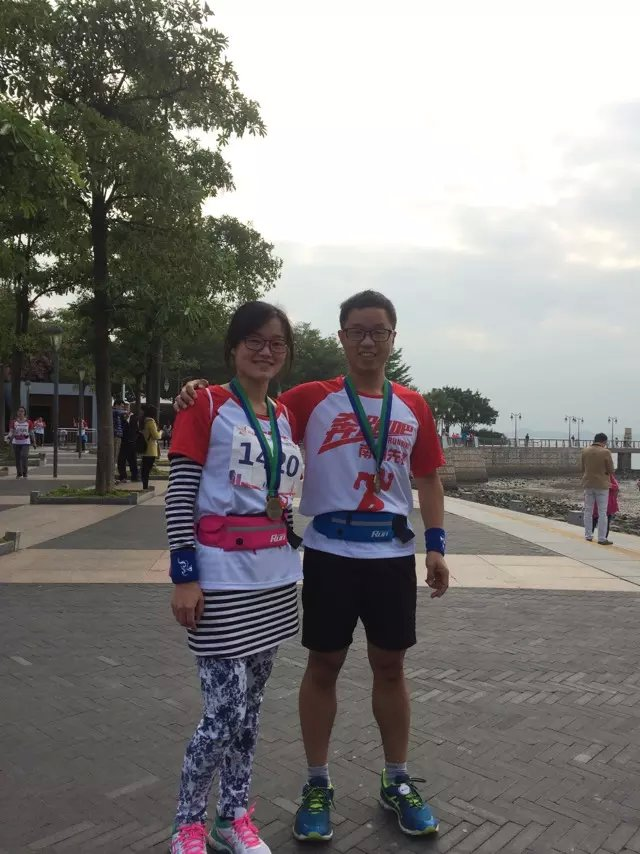
#> input picture psb-3.jpeg, 640 x 854 px
$ python cv1.2.2.py
#> lines starting #> are read from the running program, lines starting #| are printed output that depends on the picture
from PIL import Image
from pylab import *

im = array(Image.open('psb-3.jpeg').convert('L'))
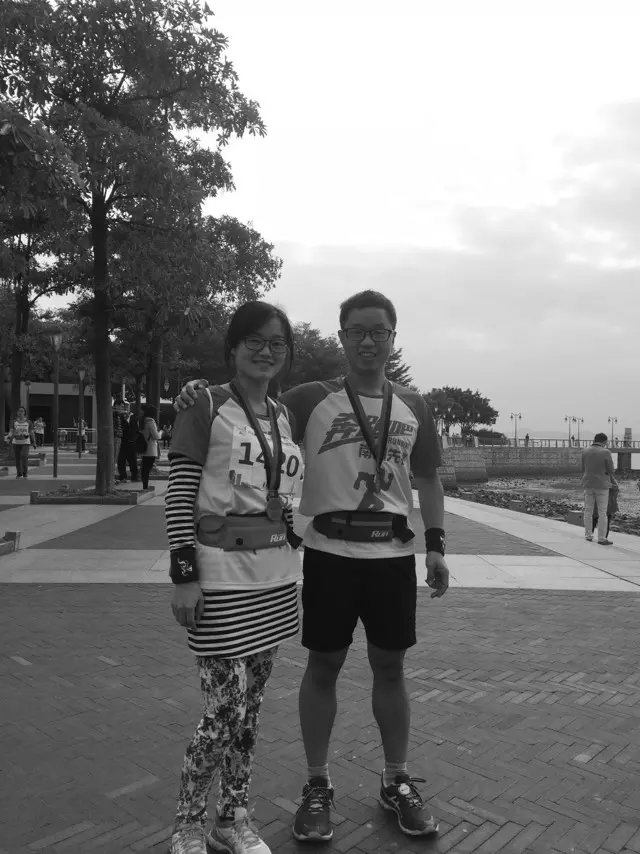
#> im: shape (854, 640); min 1, max 255, mean 127.5

figure()

gray()

contour(im, origin='image')
axis('equal')
axis('off')
#show()

figure()
hist(im.flatten(), 128)
show()
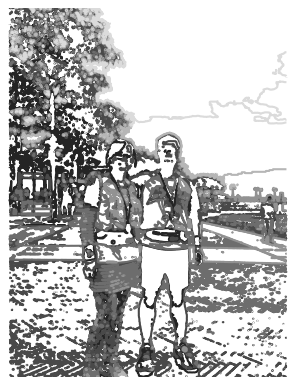
#> figure drawn by matplotlib, 1 panel
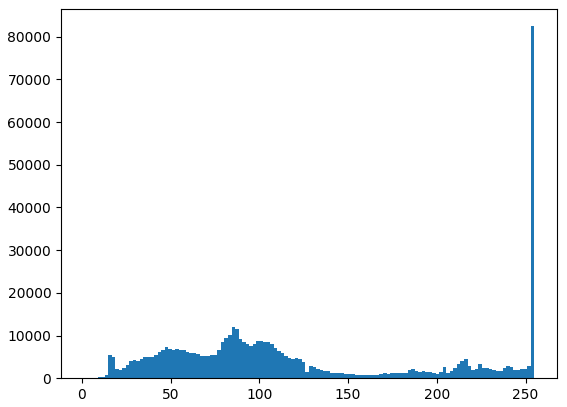
#> figure drawn by matplotlib, 1 panel; tallest bar 82457 high, from x = 253 to 255

$ run again, with IMG_0491.jpg copied over psb-3.jpeg
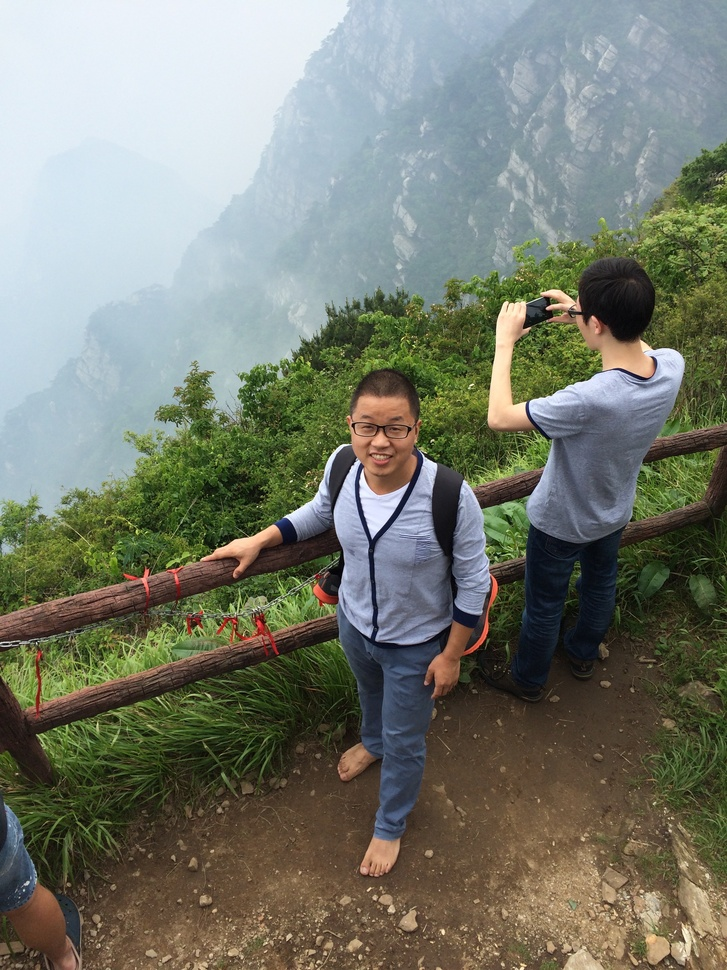
#> input picture IMG_0491.jpg, 727 x 970 px, shrunk from 2448 x 3264 before the run
#> `im = array(Image.open('psb-3.jpeg').convert('L'))`:
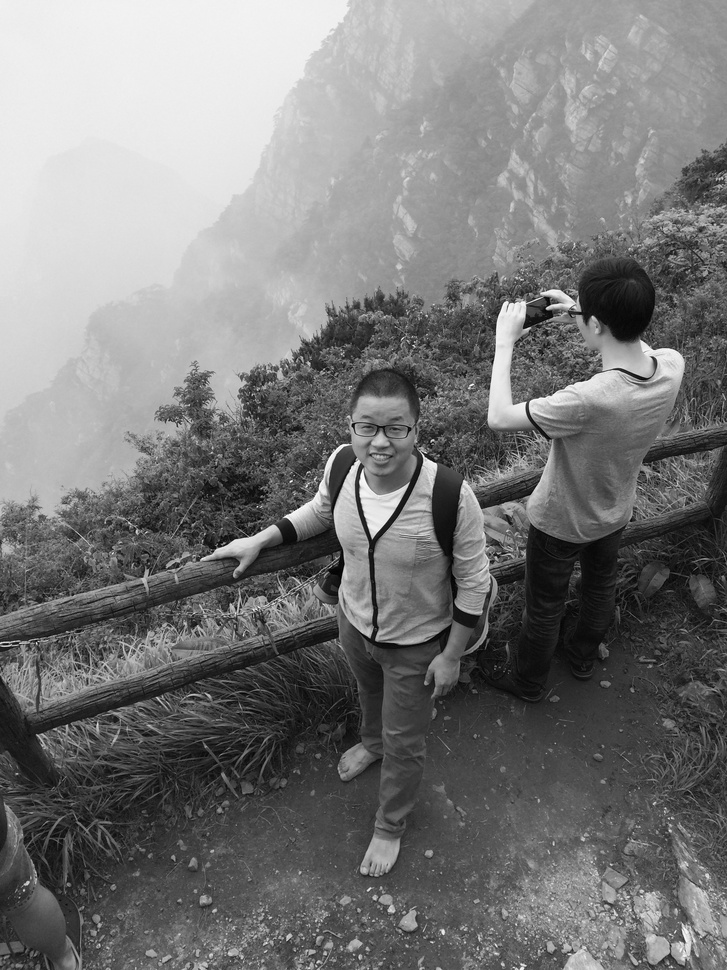
#> im: shape (970, 727); min 1, max 254, mean 120.8
#> `show()`:
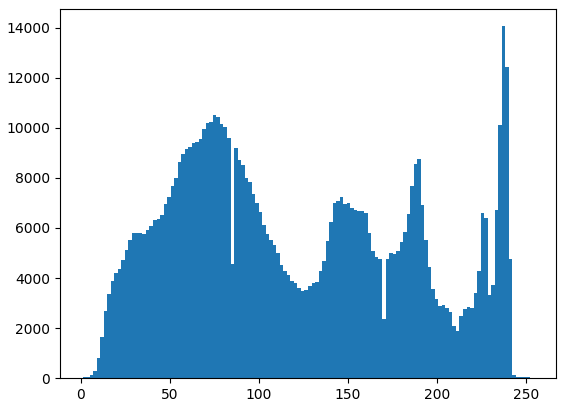
#> figure drawn by matplotlib, 1 panel; tallest bar 14056 high, from x = 236.2 to 238.2
